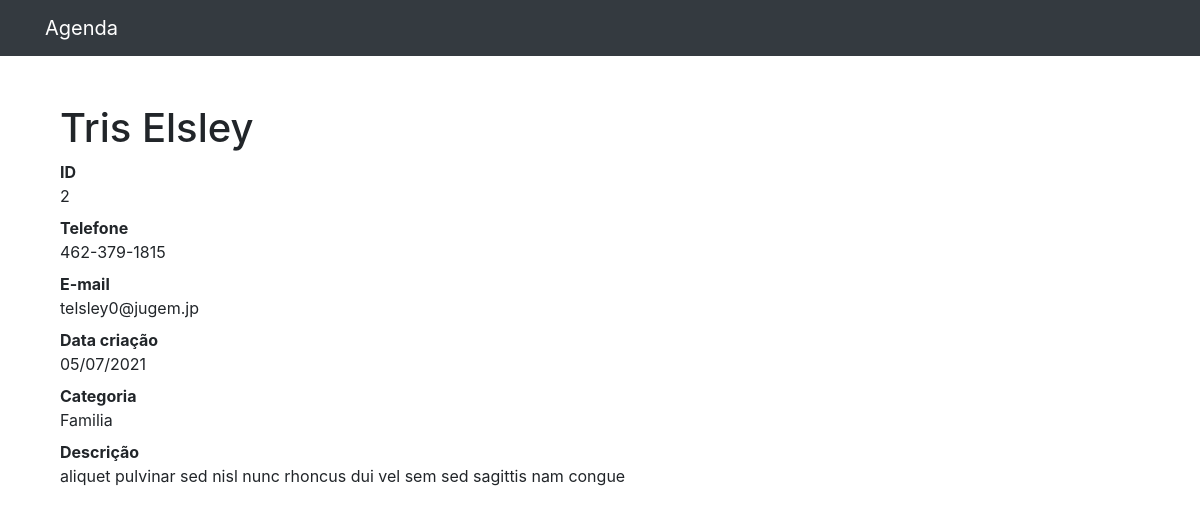
/2, run on the app's committed database.
### contacts/models.py (models this page shows, shortened)
class Contact(models.Model):
    first_name = models.CharField(max_length=255)
    last_name = models.CharField(max_length=255, blank=True)
    phone_number = models.CharField(max_length=50)
    email = models.CharField(max_length=255, blank=True)
    created_at = models.DateTimeField(default=timezone.now)
    description = models.TextField(blank=True)
    category = models.ForeignKey(Category, on_delete=models.DO_NOTHING)
    is_visible = models.BooleanField(default=True)

class Category(models.Model):
    name = models.CharField(max_length=255)
    def __str__(self) -> str:
        return self.name

### contacts/views.py (the view)
# urls.py: path('<int:contact_id>', views.single_contact, name='single_contact')
def single_contact(request, contact_id):
    contact = get_object_or_404(Contact, id=contact_id)
    return render(request, 'contacts/single_contact.html', {
        'contact': contact
    })

### contacts/templates/contacts/single_contact.html (shortened to what this page needs)
{% extends 'base.html' %}
{% block content %}
  <div class="container">
    <div class="row">
      <div class="col-lg-12">
        <h1 class="mt-5">{{ contact.first_name }} {{ contact.last_name }}</h1>
        <dl>
          <dt>ID</dt>
          <dd>{{ contact.id }}</dd>
          <dt>Telefone</dt>
          <dd>{{ contact.phone_number }}</dd>
          <dt>E-mail</dt>
          <dd>{{ contact.email }}</dd>
          <dt>Data criação</dt>
          <dd>{{ contact.created_at | date:'d/m/Y'}}</dd>
          <dt>Categoria</dt>
          <dd>{{ contact.category }}</dd>
          <dt>Descrição</dt>
          <dd>{{ contact.description }}</dd>
        </dl>
      </div>
    </div>
  </div>
{% endblock content %}

### data on the page
Contact: first_name "Tris", last_name "Elsley", id "2", phone_number "462-379-1815", email "telsley0@jugem.jp", created_at "05/07/2021", category "Familia", description "aliquet pulvinar sed nisl nunc rhoncus dui vel sem sed sagittis nam congue"
